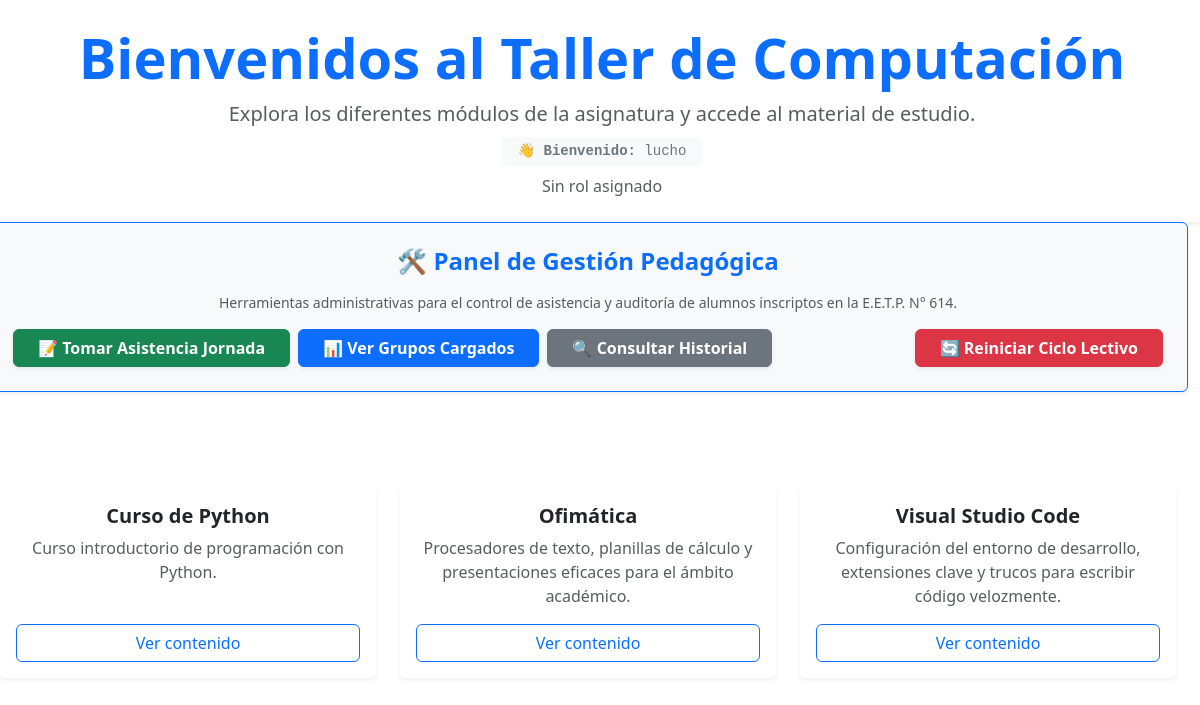
/ (signed in), run on the app's committed database.
### usuarios/models.py (models this page shows, shortened)
class Usuario(AbstractUser):
    dni = models.CharField(
        max_length=20,
        unique=True,
        null=True,
        blank=True
    )

### educacion/models.py (models this page shows, shortened)
class EspacioEducativo(models.Model):
    nombre = models.CharField(
        max_length=200
    )
    descripcion = models.TextField(
        blank=True
    )
    fecha_creacion = models.DateTimeField(
        auto_now_add=True
    )
    activo = models.BooleanField(
        default=True
    )
    class Meta:
        verbose_name = 'Espacio educativo'
        verbose_name_plural = 'Espacios educativos'

### educacion/views.py (the view)
@login_required
def inicio(request):
    espacios = EspacioEducativo.objects.filter(
        activo=True
    )
    return render(
        request,
        'educacion/inicio.html',
        {
            'espacios': espacios
        }
    )

### educacion/templates/educacion/inicio.html (shortened to what this page needs)
{% extends 'base.html' %}
{% block content %}
<div class="row text-center mb-4">
    <div class="col-12 py-4 bg-white rounded shadow-sm border-start border-primary border-4">
        <h1 class="display-4 fw-bold text-primary">
            Bienvenidos al Taller de Computación
        </h1>
        <p class="lead text-muted mb-2">
            Explora los diferentes módulos de la asignatura
            y accede al material de estudio.
        </p>
        <div class="d-inline-block px-3 py-1 bg-light text-secondary rounded font-monospace small">
            👋
            <strong>
                Bienvenido:
            </strong>
            {{ user.get_full_name|default:user.username }}
        </div>
        <div class="mt-2">
            {% for grupo in user.groups.all %}
            <span class="badge bg-primary">
                {{ grupo.name }}
            </span>
            {% empty %}
            <span class="text-muted">
                Sin rol asignado
            </span>
            {% endfor %}
        </div>
    </div>
    {% if user.is_staff %}
    <div class="row mb-5">
        <div class="col-12 p-4 bg-light rounded shadow-sm border border-primary">
            <h4 class="text-primary fw-bold mb-3">
                🛠️ Panel de Gestión Pedagógica
            </h4>
            <p class="text-muted small mb-3">
                Herramientas administrativas para el control de asistencia
                y auditoría de alumnos inscriptos en la E.E.T.P. N° 614.
            </p>
            <div class="d-flex flex-wrap gap-2">
                <a href="#" class="btn btn-success fw-bold px-4 shadow-sm">
                    📝 Tomar Asistencia Jornada
                </a>
                <a href="#" class="btn btn-primary fw-bold px-4 shadow-sm">
                    📊 Ver Grupos Cargados
                </a>
                <a href="#" class="btn btn-secondary fw-bold px-4 shadow-sm">
                    🔍 Consultar Historial
                </a>
                <a href="#" class="btn btn-danger fw-bold px-4 shadow-sm ms-auto">
                    🔄 Reiniciar Ciclo Lectivo
                </a>
            </div>
        </div>
    </div>
    {% endif %}
    <div class="row g-4">
        {% for espacio in espacios %}
        <div class="col-12 col-md-6 col-lg-4">
            <div class="card h-100 shadow-sm border-0">
                <div class="card-body d-flex flex-column">
                    <h5 class="card-title fw-bold">
                        {{ espacio.nombre }}
                    </h5>
                    <p class="card-text text-muted">
                        {{ espacio.descripcion }}
                    </p>
                    <a href="#" class="btn btn-outline-primary mt-auto">
                        Ver contenido
                    </a>
                </div>
            </div>
        </div>
        {% empty %}
        <div class="col-12">
            <div class="alert alert-info">
                No hay espacios educativos disponibles.
            </div>
        </div>
        {% endfor %}
    </div>
    {% endblock %}

### data on the page
Usuario: get_full_name "lucho"
EspacioEducativo: nombre "Curso de Python", descripcion "Curso introductorio de programación con Python."
EspacioEducativo: nombre "Ofimática", descripcion "Procesadores de texto, planillas de cálculo y presentaciones eficaces para el ámbito académico."
EspacioEducativo: nombre "Visual Studio Code", descripcion "Configuración del entorno de desarrollo, extensiones clave y trucos para escribir código velozmente."
